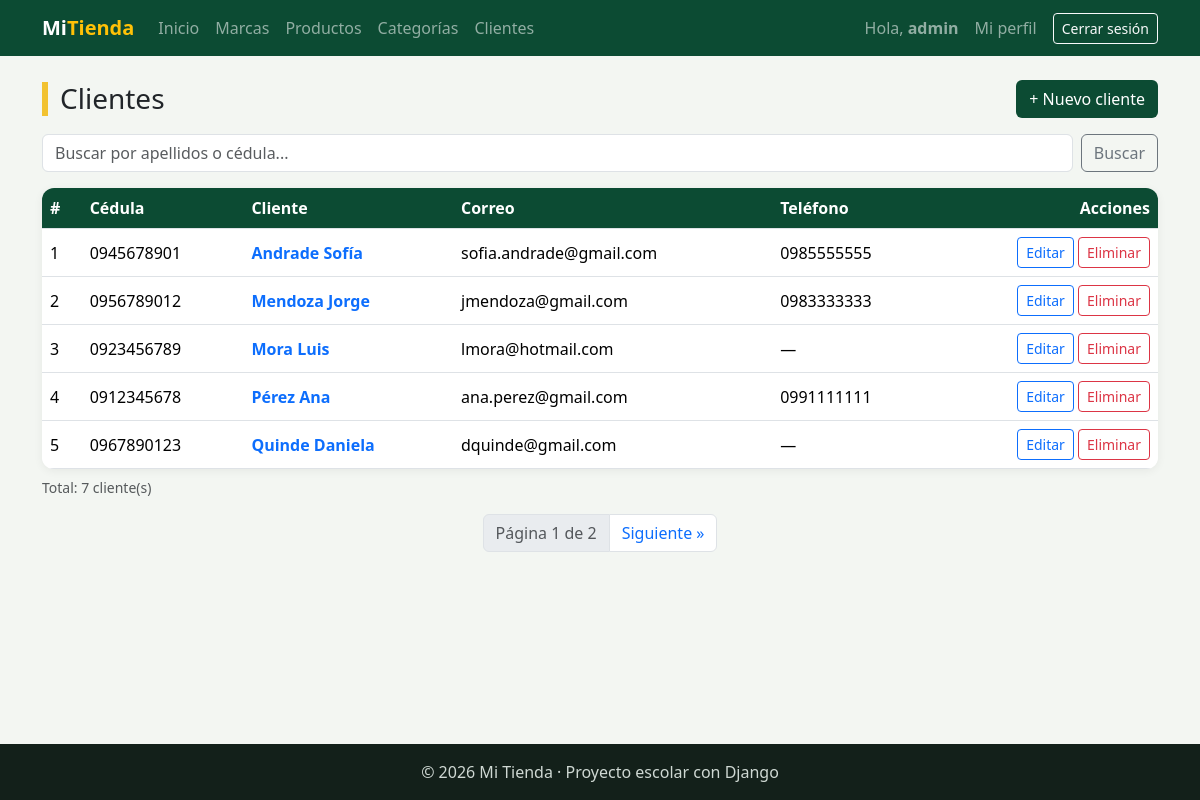
The app's page /facturacion/clientes/ (signed in) with its own data.
### facturacion/models.py (models this page shows, shortened)
class Cliente(models.Model):
    cedula = models.CharField("Cédula", max_length=10, unique=True)   # Texto (no número): puede empezar con 0
    nombres = models.CharField(max_length=80)
    apellidos = models.CharField(max_length=80)
    email = models.EmailField("Correo", blank=True)                    # EmailField revisa que tenga formato de correo
    telefono = models.CharField("Teléfono", max_length=15, blank=True)
    direccion = models.CharField("Dirección", max_length=200, blank=True)
    fecha_registro = models.DateTimeField(auto_now_add=True)
    class Meta:
        verbose_name = "Cliente"
        verbose_name_plural = "Clientes"
        ordering = ["apellidos", "nombres"]      # Primero por apellido; si se repite, por nombre

### facturacion/views.py (the view)
# urls.py: path("clientes/", views.cliente_lista, name="cliente_lista"),
@login_required
def cliente_lista(request):                                # READ · solo GET
    q = request.GET.get("q", "").strip()                   # 1. Texto del buscador
    clientes = Cliente.objects.all()                       # 2. Todos (ordenados por apellidos, nombres: Meta)
    if q:                                                  # 3. Reto extra: apellidos O cédula (objetos Q)
        clientes = clientes.filter(Q(apellidos__icontains=q) | Q(cedula__startswith=q))
    paginador = Paginator(clientes, 5)                     # 4. Páginas de 5 en 5
    page_obj = paginador.get_page(request.GET.get("page")) # 5. Página pedida (?page=2)
    contexto = {"titulo": "Clientes", "page_obj": page_obj, "q": q}
    return render(request, "facturacion/cliente_lista.html", contexto)

### facturacion/templates/facturacion/cliente_lista.html (shortened to what this page needs)
{% extends "base.html" %}
{% block contenido %}
<div class="d-flex justify-content-between align-items-center flex-wrap gap-2 mb-3">
    <h1 class="h3 titulo-pagina m-0">{{ titulo }}</h1>
    <a href="{% url 'facturacion:cliente_crear' %}" class="btn btn-verde">+ Nuevo cliente</a>
</div>
<form method="get" class="d-flex gap-2 mb-3">
    <input type="text" name="q" value="{{ q }}" class="form-control" placeholder="Buscar por apellidos o cédula...">
    <button type="submit" class="btn btn-outline-secondary">Buscar</button>
</form>
<div class="tarjeta p-0 table-responsive">
    <table class="table table-hover align-middle m-0">
        <thead>
            <tr><th>#</th><th>Cédula</th><th>Cliente</th><th>Correo</th><th>Teléfono</th><th class="text-end">Acciones</th></tr>
        </thead>
        <tbody>
            {% for cliente in page_obj %}
            <tr>
                <td>{{ page_obj.start_index|add:forloop.counter0 }}</td>
                <td>{{ cliente.cedula }}</td>
                <td>
                    <a href="{% url 'facturacion:cliente_detalle' cliente.pk %}" class="fw-semibold text-decoration-none">{{ cliente.apellidos }} {{ cliente.nombres }}</a>
                </td>
                <td>{{ cliente.email|default:"—" }}</td>
                <td>{{ cliente.telefono|default:"—" }}</td>
                <td class="text-end text-nowrap">
                    <a href="{% url 'facturacion:cliente_editar' cliente.pk %}" class="btn btn-sm btn-outline-primary">Editar</a>
                    <a href="{% url 'facturacion:cliente_eliminar' cliente.pk %}" class="btn btn-sm btn-outline-danger">Eliminar</a>
                </td>
            </tr>
            {% empty %}
            <tr><td colspan="6" class="text-center text-muted py-4">No hay clientes.</td></tr>
            {% endfor %}
        </tbody>
    </table>
</div>
<p class="text-muted small mt-2">Total: {{ page_obj.paginator.count }} cliente(s)</p>
{% if page_obj.has_other_pages %}
<nav class="mt-3">
    <ul class="pagination justify-content-center">
        <li class="page-item disabled"><span class="page-link">Página {{ page_obj.number }} de {{ page_obj.paginator.num_pages }}</span></li>
        {% if page_obj.has_next %}
            <li class="page-item"><a class="page-link" href="?page={{ page_obj.next_page_number }}&q={{ q|urlencode }}">Siguiente »</a></li>
        {% endif %}
    </ul>
</nav>
{% endif %}
{% endblock %}

### templates/base.html (shortened to what this page needs)
{% load static %}
<!DOCTYPE html>
<html lang="es">
<head>
    <link href="https://cdn.jsdelivr.net/npm/bootstrap@5.3.3/dist/css/bootstrap.min.css" rel="stylesheet">
    <link rel="stylesheet" href="{% static 'css/estilos.css' %}">
</head>
<body>
    <nav class="navbar navbar-expand-lg navbar-dark barra">
        <div class="container">
            <a class="navbar-brand fw-bold" href="{% url 'home' %}">Mi<span class="text-warning">Tienda</span></a>
            <div class="collapse navbar-collapse" id="menu">
                <ul class="navbar-nav me-auto">
                    <li class="nav-item"><a class="nav-link" href="{% url 'home' %}">Inicio</a></li>
                    {% if user.is_authenticated %}
                        <li class="nav-item"><a class="nav-link" href="{% url 'facturacion:marca_lista' %}">Marcas</a></li>
                        <li class="nav-item"><a class="nav-link" href="{% url 'facturacion:producto_lista' %}">Productos</a></li>
                        <li class="nav-item"><a class="nav-link" href="{% url 'facturacion:categoria_lista' %}">Categorías</a></li>
                        <li class="nav-item"><a class="nav-link" href="{% url 'facturacion:cliente_lista' %}">Clientes</a></li>
                    {% endif %}
                </ul>
                <ul class="navbar-nav align-items-lg-center gap-2">
                    {% if user.is_authenticated %}
                        <li class="nav-item navbar-text">Hola, <b>{{ user.username }}</b></li>
                        <li class="nav-item"><a class="nav-link" href="{% url 'facturacion:mi_perfil' %}">Mi perfil</a></li>
                        <li class="nav-item">
                            <form method="post" action="{% url 'logout' %}" class="m-0">
                                <button type="submit" class="btn btn-sm btn-outline-light">Cerrar sesión</button>
                            </form>
                        </li>
                    {% else %}
                        <li class="nav-item"><a class="nav-link" href="{% url 'login' %}">Ingresar</a></li>
                        <li class="nav-item"><a class="btn btn-sm btn-warning" href="{% url 'registro' %}">Crear cuenta</a></li>
                    {% endif %}
                </ul>
            </div>
        </div>
    </nav>
    <main class="container py-4">
        {% block contenido %}{% endblock %}
    </main>
    <footer class="pie text-center py-3">© 2026 Mi Tienda · Proyecto escolar con Django</footer>
</body>
</html>

### static/css/estilos.css (style rules this page uses)
:root { --verde: #0c4b33; --verde-claro: #2f9e6e; --amarillo: #f2c230; }
body { background-color: #f3f6f2; min-height: 100vh; display: flex; flex-direction: column; }
main { flex: 1; }
.barra { background-color: var(--verde); }
.titulo-pagina { border-left: 6px solid var(--amarillo); padding-left: 12px; }
.tarjeta { background-color: white; border-radius: 12px; padding: 24px; box-shadow: 0 2px 10px rgba(0, 0, 0, .06); }
.table thead th { background-color: var(--verde); color: white; }
.btn-verde { background-color: var(--verde); color: white; }
.pie { background-color: #13201a; color: #cfd8d3; }

### records on screen
Cliente: start_index|add "1", cedula "0945678901", apellidos "Andrade", nombres "Sofía", email "sofia.andrade@gmail.com", telefono "0985555555"
Cliente: start_index|add "2", cedula "0956789012", apellidos "Mendoza", nombres "Jorge", email "jmendoza@gmail.com", telefono "0983333333"
Cliente: start_index|add "3", cedula "0923456789", apellidos "Mora", nombres "Luis", email "lmora@hotmail.com", telefono "—"
Cliente: start_index|add "4", cedula "0912345678", apellidos "Pérez", nombres "Ana", email "ana.perez@gmail.com", telefono "0991111111"
Cliente: start_index|add "5", cedula "0967890123", apellidos "Quinde", nombres "Daniela", email "dquinde@gmail.com", telefono "—"

### other values on screen
{{ user.username }} "admin"
{{ titulo }} "Clientes"
{{ page_obj.paginator.count }} "7"
{{ page_obj.number }} "1"
{{ page_obj.paginator.num_pages }} "2"
